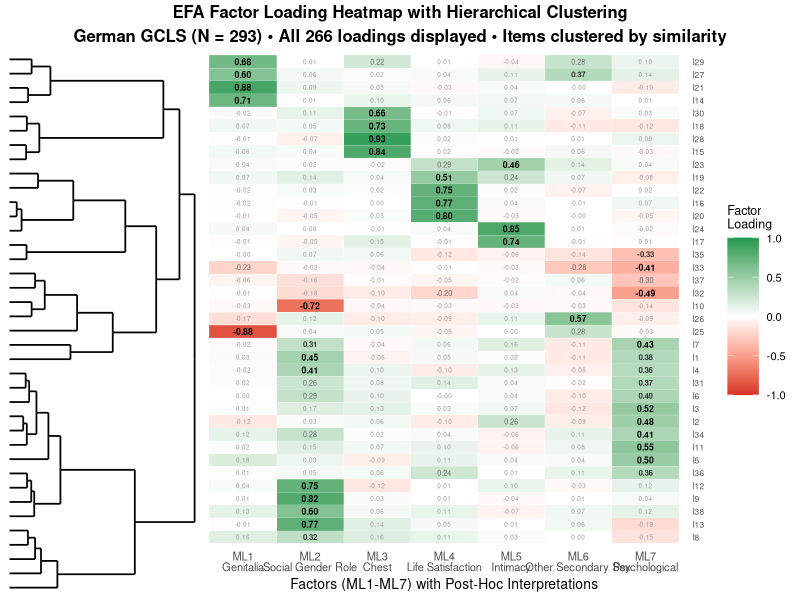
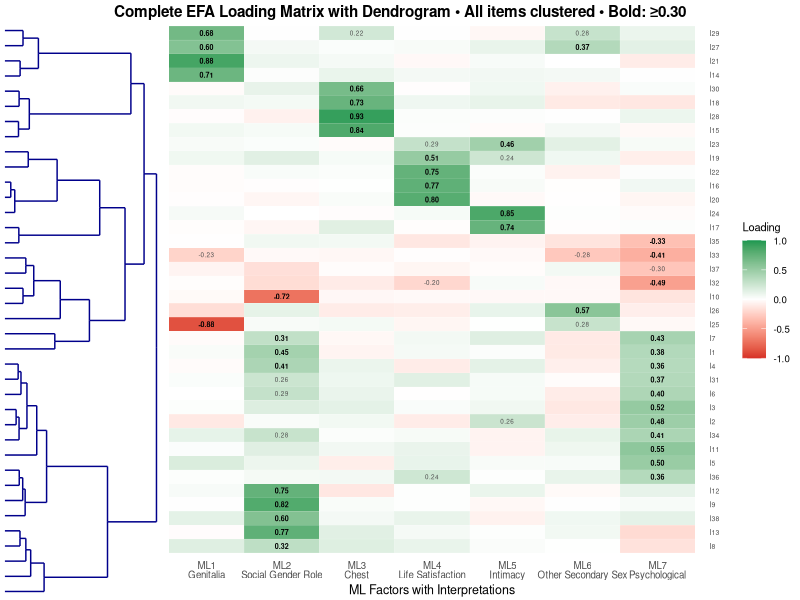

Write R code to recreate these figures, in order.
# EFA Heatmap with Left-Side Dendrogram - ALL LOADINGS
# Combine dendrogram and complete loading matrix in one plot

# Load required libraries
library(ggplot2)
library(reshape2)
library(dplyr)
library(grid)
library(gridExtra)
library(ggdendro)

# Read the factor loadings data
loadings_df <- read.csv("analysis/factor_analysis/factor_loadings_38items.csv", stringsAsFactors = FALSE)

# Clean up the data
items <- loadings_df$Item
loadings_matrix <- as.matrix(loadings_df[, -1])  # Remove first column (Item names)
rownames(loadings_matrix) <- items

# Create factor labels
factor_labels <- c(
  "ML1" = "Genitalia",
  "ML2" = "Social Gender Role",  
  "ML3" = "Chest", 
  "ML4" = "Life Satisfaction",
  "ML5" = "Intimacy",
  "ML6" = "Other Secondary Sex",
  "ML7" = "Psychological"
)

# Perform hierarchical clustering on items
item_dist <- dist(loadings_matrix, method = "euclidean")
item_clust <- hclust(item_dist, method = "ward.D2")

# Create dendrogram data
dendro_data <- dendro_data(item_clust, type = "rectangle")

# Reorder the loadings matrix based on clustering
item_order <- item_clust$order
loadings_ordered <- loadings_matrix[item_order, ]

# Convert to long format for ggplot
loadings_long <- melt(loadings_ordered, varnames = c("Item", "Factor"), value.name = "Loading")
loadings_long$Item <- factor(loadings_long$Item, levels = rownames(loadings_ordered))

# Add factor labels to column names
loadings_long$Factor_Label <- factor_labels[loadings_long$Factor]
loadings_long$Factor_Combined <- paste0(loadings_long$Factor, "\n", loadings_long$Factor_Label)
loadings_long$Factor_Combined <- factor(loadings_long$Factor_Combined, 
                                       levels = paste0(names(factor_labels), "\n", factor_labels))

# Create the dendrogram plot (rotated to match heatmap item order)
dendro_plot <- ggplot(segment(dendro_data)) +
  geom_segment(aes(x = x, y = y, xend = xend, yend = yend), 
               linewidth = 0.6, color = "black") +
  coord_flip() +  # Rotate to match heatmap orientation
  scale_x_continuous(expand = c(0.01, 0.01)) +
  scale_y_continuous(expand = c(0.01, 0.01)) +
  theme_void() +
  theme(
    plot.margin = margin(5, 2, 5, 5),
    axis.text = element_blank(),
    axis.title = element_blank(),
    axis.ticks = element_blank(),
    panel.background = element_rect(fill = "white", color = NA),
    plot.background = element_rect(fill = "white", color = NA)
  )

# Create the heatmap with ALL loadings
heatmap_plot <- ggplot(loadings_long, aes(x = Factor_Combined, y = Item, fill = Loading)) +
  geom_tile(color = "white", linewidth = 0.05) +
  scale_fill_gradient2(
    low = "#d73027", 
    mid = "white", 
    high = "#1a9850",
    midpoint = 0,
    limit = c(-1, 1),
    name = "Factor\nLoading"
  ) +
  # ALL loadings with different formatting
  # Primary loadings ≥ 0.40 in bold black
  geom_text(
    data = subset(loadings_long, abs(Loading) >= 0.40),
    aes(label = sprintf("%.2f", Loading)),
    color = "black",
    size = 2.2,
    fontface = "bold"
  ) +
  # Moderate loadings 0.30-0.39 in bold gray
  geom_text(
    data = subset(loadings_long, abs(Loading) >= 0.30 & abs(Loading) < 0.40),
    aes(label = sprintf("%.2f", Loading)),
    color = "gray20",
    size = 2.0,
    fontface = "bold"
  ) +
  # Small loadings 0.20-0.29 in gray
  geom_text(
    data = subset(loadings_long, abs(Loading) >= 0.20 & abs(Loading) < 0.30),
    aes(label = sprintf("%.2f", Loading)),
    color = "gray40",
    size = 1.8,
    fontface = "plain"
  ) +
  # Very small loadings < 0.20 in light gray
  geom_text(
    data = subset(loadings_long, abs(Loading) < 0.20),
    aes(label = sprintf("%.2f", Loading)),
    color = "gray60",
    size = 1.6,
    fontface = "plain"
  ) +
  scale_y_discrete(position = "right") +  # Move item labels to the right
  theme_minimal() +
  theme(
    axis.text.x = element_text(angle = 0, hjust = 0.5, size = 8, lineheight = 0.8),
    axis.text.y = element_text(size = 6),
    axis.title = element_text(size = 10),
    axis.title.y = element_blank(),  # Remove y-axis title
    legend.title = element_text(size = 9),
    legend.text = element_text(size = 8),
    legend.key.size = unit(0.8, "cm"),
    panel.grid = element_blank(),
    plot.margin = margin(5, 5, 5, 2),
    panel.background = element_rect(fill = "white", color = NA),
    plot.background = element_rect(fill = "white", color = NA)
  ) +
  labs(
    x = "Factors (ML1-ML7) with Post-Hoc Interpretations",
    y = ""
  )

# Combine the plots with appropriate widths
combined_plot <- grid.arrange(
  dendro_plot, heatmap_plot,
  ncol = 2,
  widths = c(0.25, 0.75),  # Dendrogram takes 25%, heatmap takes 75%
  top = textGrob("EFA Factor Loading Heatmap with Hierarchical Clustering\nGerman GCLS (N = 293) • All 266 loadings displayed • Items clustered by similarity", 
                 gp = gpar(fontsize = 12, fontface = "bold"),
                 just = "center")
)

# Save the combined plot
ggsave("manuscript/figures/efa_heatmap_dendro_combined.pdf", combined_plot, 
       width = 16, height = 12, units = "in", dpi = 300)
ggsave("manuscript/figures/efa_heatmap_dendro_combined.png", combined_plot, 
       width = 16, height = 12, units = "in", dpi = 300)

# Create a more compact version
dendro_compact <- ggplot(segment(dendro_data)) +
  geom_segment(aes(x = x, y = y, xend = xend, yend = yend), 
               linewidth = 0.5, color = "darkblue") +
  coord_flip() +
  scale_x_continuous(expand = c(0.01, 0.01)) +
  scale_y_continuous(expand = c(0.01, 0.01)) +
  theme_void() +
  theme(
    plot.margin = margin(2, 1, 2, 2),
    panel.background = element_rect(fill = "white", color = NA)
  )

heatmap_compact <- ggplot(loadings_long, aes(x = Factor_Combined, y = Item, fill = Loading)) +
  geom_tile(color = "white", linewidth = 0.03) +
  scale_fill_gradient2(
    low = "#d73027", 
    mid = "white", 
    high = "#1a9850",
    midpoint = 0,
    limit = c(-1, 1),
    name = "Loading"
  ) +
  # Simplified text display - only show significant loadings
  geom_text(
    data = subset(loadings_long, abs(Loading) >= 0.30),
    aes(label = sprintf("%.2f", Loading)),
    color = "black",
    size = 1.8,
    fontface = "bold"
  ) +
  geom_text(
    data = subset(loadings_long, abs(Loading) >= 0.20 & abs(Loading) < 0.30),
    aes(label = sprintf("%.2f", Loading)),
    color = "gray30",
    size = 1.6
  ) +
  scale_y_discrete(position = "right") +
  theme_minimal() +
  theme(
    axis.text.x = element_text(angle = 0, hjust = 0.5, size = 7, lineheight = 0.8),
    axis.text.y = element_text(size = 5),
    axis.title = element_text(size = 9),
    axis.title.y = element_blank(),
    legend.title = element_text(size = 8),
    legend.text = element_text(size = 7),
    legend.key.size = unit(0.6, "cm"),
    panel.grid = element_blank(),
    plot.margin = margin(2, 2, 2, 1)
  ) +
  labs(x = "ML Factors with Interpretations")

# Compact combined version
combined_compact <- grid.arrange(
  dendro_compact, heatmap_compact,
  ncol = 2,
  widths = c(0.2, 0.8),
  top = textGrob("Complete EFA Loading Matrix with Dendrogram • All items clustered • Bold: ≥0.30", 
                 gp = gpar(fontsize = 11, fontface = "bold"))
)

# Save compact version
ggsave("manuscript/figures/efa_heatmap_dendro_compact.pdf", combined_compact, 
       width = 14, height = 10, units = "in", dpi = 300)
ggsave("manuscript/figures/efa_heatmap_dendro_compact.png", combined_compact, 
       width = 14, height = 10, units = "in", dpi = 300)

# Print summary
cat("Combined Dendrogram + Heatmap visualizations created!\n\n")

cat("Files saved:\n")
cat("- efa_heatmap_dendro_combined.pdf/png (detailed version with all loadings)\n")
cat("- efa_heatmap_dendro_compact.pdf/png (compact version, loadings ≥0.20)\n\n")

cat("Layout:\n")
cat("- Left: Hierarchical dendrogram (Ward's method, Euclidean distance)\n")
cat("- Right: Complete factor loading matrix with all 266 values\n")
cat("- Items ordered identically in both plots\n")
cat("- Color coding: Red (negative) → White (zero) → Green (positive)\n")
cat("- Text size reflects loading magnitude\n\n")

# Check clustering quality
cat("Clustering Quality:\n")
cat(sprintf("- Cophenetic correlation: %.3f\n", cor(cophenetic(item_clust), item_dist)))
cat(sprintf("- Total within-cluster sum of squares: %.2f\n", sum(item_clust$height)))

# Identify main clusters at different cut levels
for(k in c(5, 7, 10)) {
  clusters_k <- cutree(item_clust, k = k)
  cat(sprintf("- %d clusters: sizes = %s\n", k, paste(table(clusters_k), collapse = ", ")))
} 
